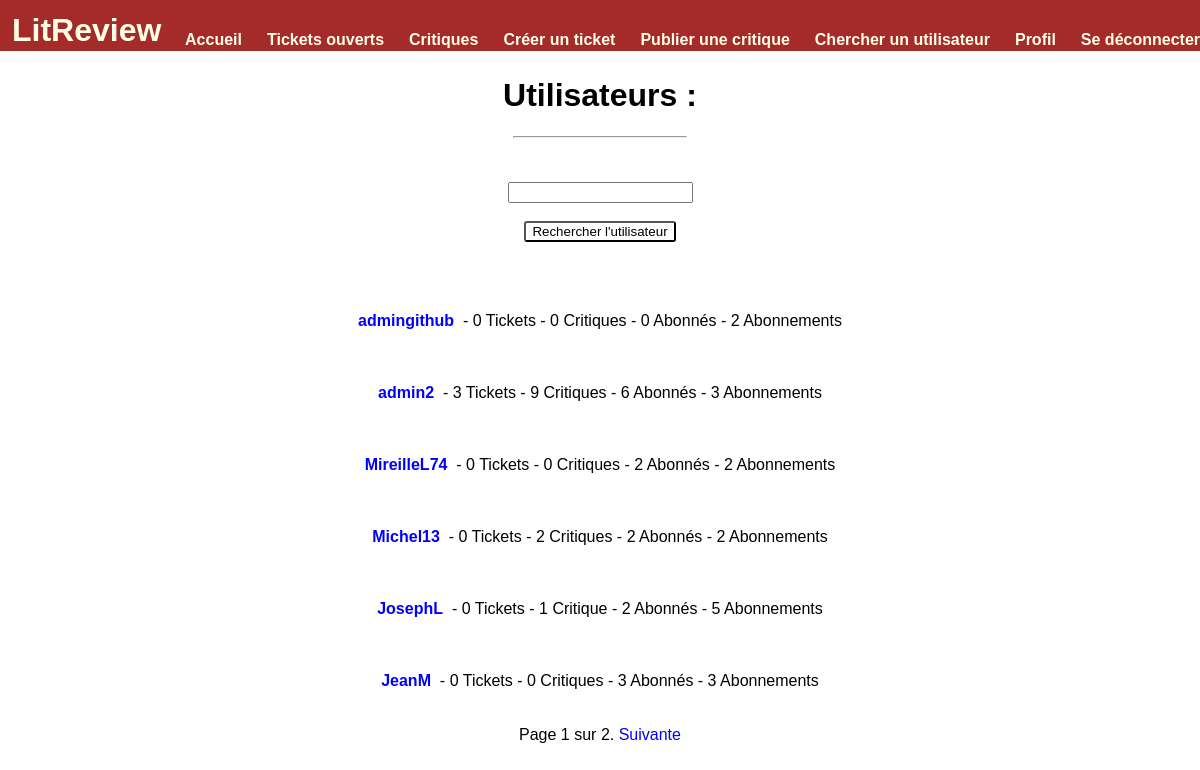
The app's page /userlist/ (signed in) with its own data.
### authentication/models.py (models this page shows)
class User(AbstractUser):
    tickets_list = models.ManyToManyField(Ticket, related_name="tickets_list")
    reviews_list = models.ManyToManyField(Review, related_name="reviews_list")
    description = models.TextField(verbose_name="Description", max_length=1000, blank=True, null=True)
    class Meta:
        ordering = ['-username']

### blog/views.py (the view)
# urls.py: path('userlist/', views.user_list, name='user-list'),
@login_required
def user_list(request):
    search_error = False
    try:
        if request.GET['fname']:
            pass
        search_error = True
    except MultiValueDictKeyError:
        pass
    user_infos = {}
    for author in User.objects.all():
        user_infos[author.id] = {
            'user_object': author,
            'ticket_number': len(Ticket.objects.filter(user=author)),
            'review_number': len(Review.objects.filter(user=author)),
            'follower_number': len(UserFollows.objects.filter(followed_user_id=author)),
            'following_number': len(UserFollows.objects.filter(user_id=author)),
        }
    user_infos = sorted(user_infos.items(), key=lambda x: str(x[1]['user_object']), reverse=True)
    paginator = Paginator(user_infos, 6)
    page_number = request.GET.get('page')
    users_page_object = paginator.get_page(page_number)
    context = {
        'search_error': search_error,
        'users_page_object': users_page_object,
    }
    return render(request, "user/user_list.html", context)

### blog/templates/user/user_list.html (shortened to what this page needs)
{% extends 'base.html' %}
{% block content %}
<h1> Utilisateurs : </h1>
<hr><br><br>
<form action="{% if not search_error %}search{% endif %}">
  <input type="text" name="fname" ><br>
    <br>
  <input class="publish" type="submit" value="Rechercher l'utilisateur">
</form>
{% for values in users_page_object %}
<br><br><br>
<div class="user_element">
  <a href="{% url 'user-page' values.1.user_object.id %}"><em>{{ values.1.user_object.username }}</em></a>
  &nbsp;-&nbsp;{{ values.1.ticket_number }} Ticket{{ values.1.ticket_number|pluralize:" ,s" }} -
  {{ values.1.review_number }} Critique{{ values.1.review_number|pluralize:" ,s" }} -
  {{ values.1.follower_number }} Abonné{{ values.1.follower_number|pluralize:" ,s" }} -
  {{ values.1.following_number }} Abonnement{{ values.1.following_number|pluralize:" ,s" }}
</div>
{% endfor %}
<br><br>
{% include 'partials/blog_snippet.html' with page_obj=users_page_object %}
{% endblock %}

### static/apps.css (style rules this page uses)
html { font-family: Arial; -ms-overflow-style: none; scrollbar-width: none; }
em { font-weight: bold; font-style: normal; }
a, a:visited { text-decoration: none; color: blue; }
hr { width: 15%; }
.publish { border-radius: 3px; background-color: white; }

### records on screen
User: username "admingithub"
User: username "admin2"
User: username "MireilleL74", username "JeanM", values "0", id "3"
User: username "Michel13"
User: username "JosephL"

### other values on screen
{{ values.1.ticket_number }} "0" "3" "0" "0" "0"
{{ values.1.review_number }} "0" "9" "0" "2" "1"
{{ values.1.follower_number }} "0" "6" "2" "2" "2"
{{ values.1.following_number }} "2" "3" "2" "2" "5"
{{ page_obj.number }} "1"
{{ page_obj.paginator.num_pages }} "2"
